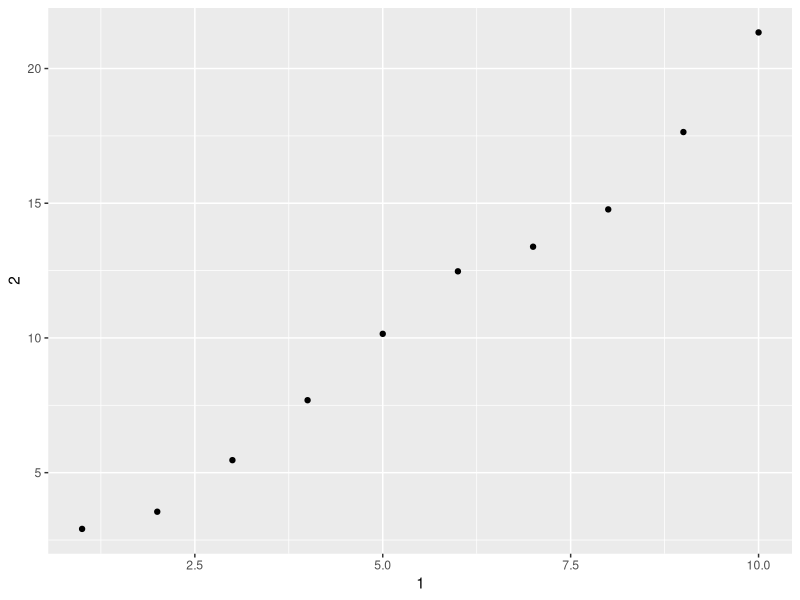
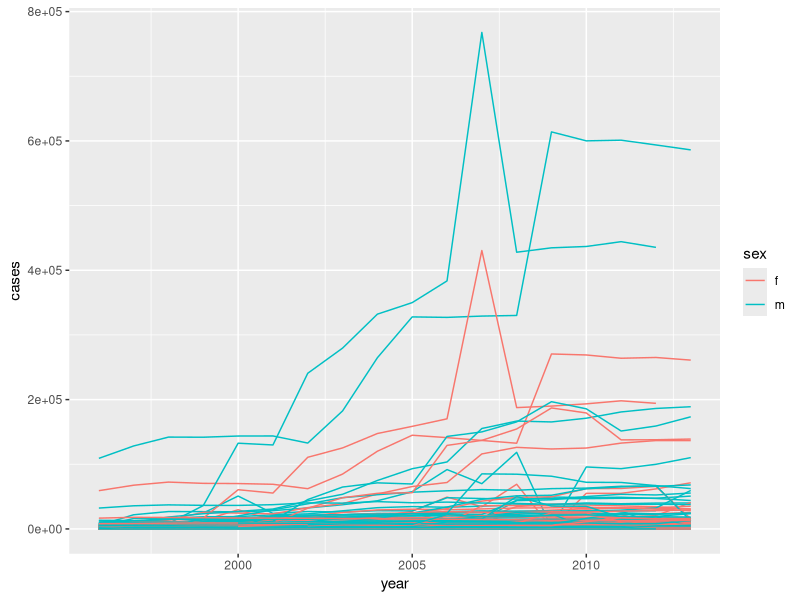

Reproduce these figures in R, in order.
## ---- chunk 1
knitr::opts_chunk$set(echo = TRUE)
## ---- chunk 2
library(tidyverse)


## ---- chunk 3
is.tibble(mtcars)
## ---- chunk 4
df <- data.frame(abc = 1, xyz = "a")
df$x
df[, "xyz"]
df[, c("abc", "xyz")]
## ---- chunk 5
annoying <- tibble(
  `1` = 1:10,
  `2` = `1` * 2 + rnorm(length(`1`))
)
annoying
## ---- chunk 6
annoying$`1`
## ---- chunk 7
ggplot(annoying,aes(x=`1`,y=`2`))+geom_point()

## ---- chunk 8
add_column(annoying, '3' = annoying$`2`/annoying$`1`)
annoying[["3"]] <- annoying[["2"]] / annoying[["1"]]
annoying
## ---- chunk 9
annoying <- rename(annoying, one = `1`, two = `2`, three = `3`)
annoying

## ---- chunk 10
who
who1 <- who %>% 
  gather(new_sp_m014:newrel_f65, key = "key", value = "cases", na.rm = TRUE)
who1 %>% 
  count(key)
who2 <- who1 %>% 
  mutate(key = stringr::str_replace(key, "newrel", "new_rel"))
who3 <- who2 %>% 
  separate(key, c("new", "type", "sexage"), sep = "_")
who3 %>% 
  count(new)
who4 <- who3 %>% 
  select(-new, -iso2, -iso3)
who5 <- who4 %>% 
  separate(sexage, c("sex", "age"), sep = 1)
who5

## ---- chunk 11
count(who,cases = NA)

## ---- chunk 12
select(who3, country, iso2, iso3) %>% distinct() %>% group_by(country) %>% filter(n() > 1)
## ---- chunk 13
who5 %>%
  group_by(country, year, sex) %>%
  filter(year > 1995) %>%
  summarise(cases = sum(cases)) %>%
  unite(country_sex, country, sex, remove = FALSE) %>%
  ggplot(aes(x = year, y = cases, group = country_sex, colour = sex)) +
  geom_line()




